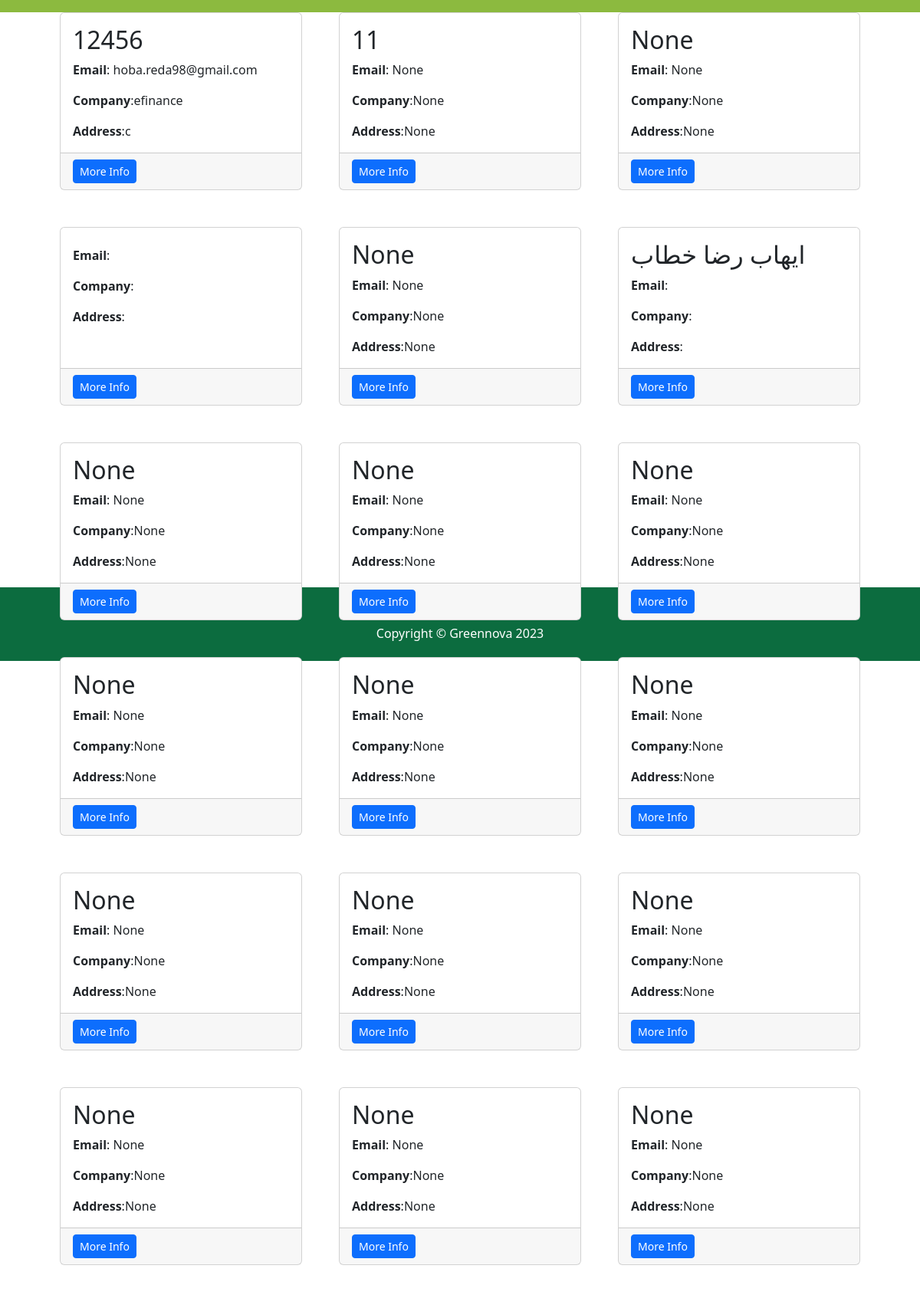
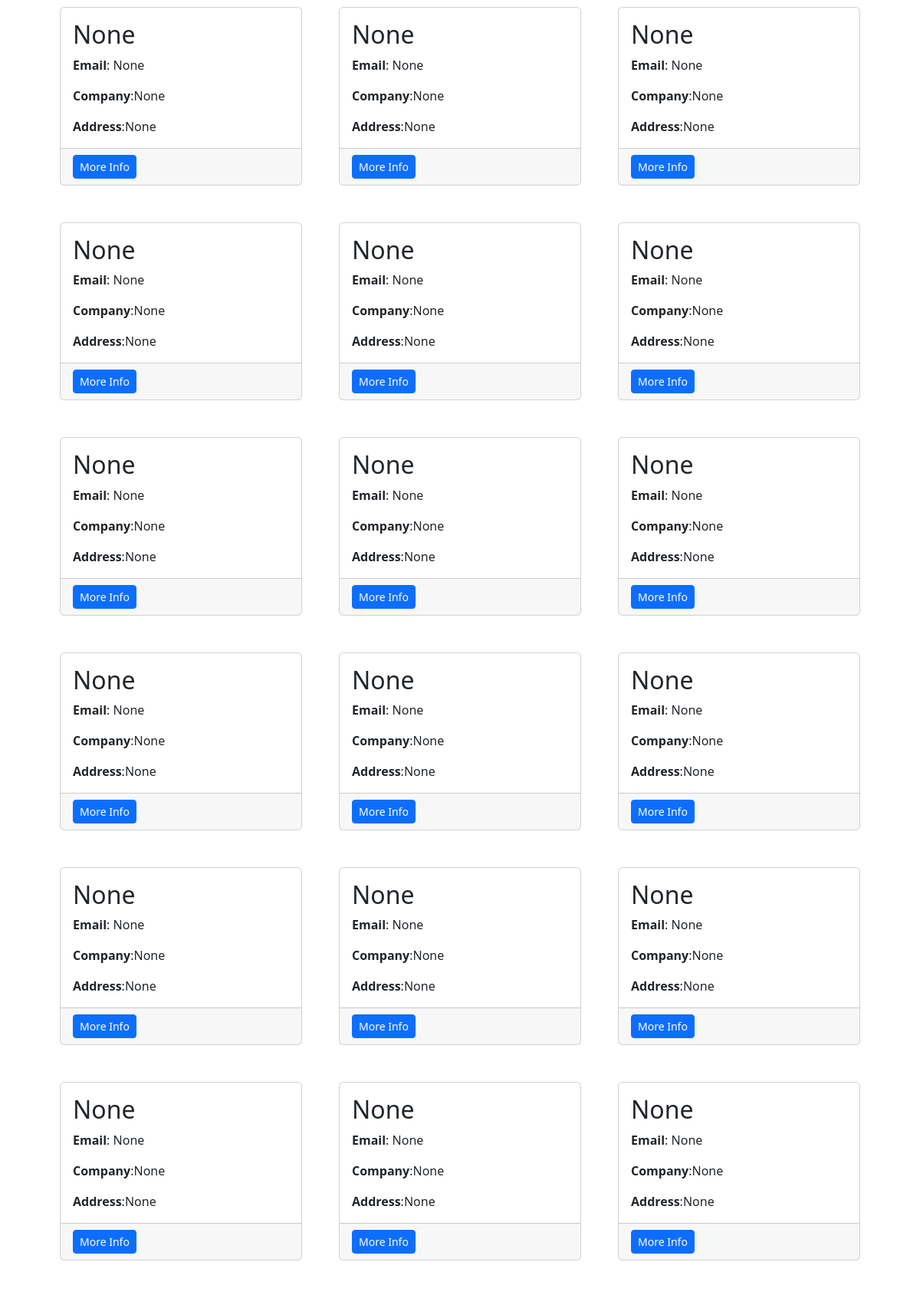
Page /en/contacts/ (upper part) on the committed database (2 pictures, top to bottom).
### ContactManager/models.py (models this page shows, shortened)
class Contact(models.Model):
    serial_number = models.CharField(max_length=50, unique=True)
    full_name = models.CharField(max_length=255,null=True,blank=True)
    company = models.CharField(max_length=255,null=True,blank=True)
    branch = models.CharField(max_length=255,null=True,blank=True)
    department = models.CharField(max_length=255,null=True,blank=True)
    title = models.CharField(max_length=255,null=True,blank=True)
    ext_number = models.CharField(max_length=255,null=True,blank=True)
    phone = models.CharField(max_length=14,null=True,blank=True)
    phone1 = models.CharField(max_length=14,null=True,blank=True)
    phone2 = models.CharField(max_length=14,null=True,blank=True)
    email = models.EmailField(null=True,blank=True)
    website_link = models.CharField(max_length=255,null=True,blank=True)
    whatsapp_link = models.CharField(max_length=255,null=True,blank=True)
    facebook_link = models.CharField(max_length=255,null=True,blank=True)
    twitter_link = models.CharField(max_length=255,null=True,blank=True)
    tiktok_link = models.CharField(max_length=255,null=True,blank=True)
    instagram_link = models.CharField(max_length=255,null=True,blank=True)
    zoom_link = models.CharField(max_length=255,null=True,blank=True)
    teams_link = models.CharField(max_length=255,null=True,blank=True)
    telegram_link = models.CharField(max_length=255,null=True,blank=True)
    gmail_link = models.CharField(max_length=255,null=True,blank=True)
    outlook_link = models.CharField(max_length=255,null=True,blank=True)
    linkedIn_link = models.CharField(max_length=255,null=True,blank=True)
    Messaanger_link = models.CharField(max_length=255,null=True,blank=True)
    address = models.CharField(max_length=255,null=True,blank=True)
    date_updated = models.DateTimeField(auto_now=True)
    qr_code = models.BinaryField(null=True, blank=True)

### ContactManager/views.py (the view)
# urls.py: path('contacts/', get_contacts, name='contacts'),
def get_contacts(request):
    contacts = Contact.objects.all()
    context = {
        'contacts':contacts
    }
    return render(request,'ContactManager/all_contacts.html',context)

### ContactManager/templates/ContactManager/all_contacts.html
{% extends 'base.html' %}
{% load i18n %}
{% block content %}
        <div class="container px-4 px-lg-5" {% if LANGUAGE_CODE == 'ar' %} dir="rtl"{% endif %}>
            <div class="row gx-4 gx-lg-5">
                {% for contact in contacts %}
                <div class="col-md-4 mb-5">
                    <div class="card h-100">
                        <div class="card-body">
                            <h2 class="card-title">{{contact.full_name}}</h2>
                            <p class="card-text"><strong>{% trans "Email" %}</strong>: {{contact.email}}</p>
                            <p class="card-text"><strong>{% trans "Company" %}</strong>:{{contact.company}}</p>
                            <p class="card-text"><strong>{% trans "Address" %}</strong>:{{contact.address}}</p>
                        </div>
                        <div class="card-footer"><a class="btn btn-primary btn-sm" href="{% url 'contact_detail' pk=contact.pk %}">{% trans "More Info" %}</a></div>
                    </div>
                </div>
                {% endfor %}
            </div>
        </div>
{% endblock content %}

### templates/base.html (shortened to what this page needs)
{% load static %}
{% load i18n %}
<!DOCTYPE html>
<html lang="{{ LANGUAGE_CODE }}">
    <head>
        <link rel="stylesheet" href="https://cdnjs.cloudflare.com/ajax/libs/font-awesome/6.1.1/css/all.min.css"/>
        <link href="{% static 'css/styles.css' %}" rel="stylesheet" />
    </head>
    <body class="d-flex flex-column min-vh-100">
        <nav class="navbar navbar-expand-lg navbar-dark bg-dark" style="background-color: #8cba3f !important;">
        </nav>
        <div class="wrapper flex-grow-1">
            <main>
              {% block content %}
              {% endblock content %}
            </main>
          </div>
        <footer class="py-5 bg-dark" style="background-color: #0c6c3f !important;">
            <div class="container px-4 px-lg-5">
              <p class="m-0 text-center text-white">Copyright &copy;
                <a href="https://www.greennova.net" style="color:white; text-decoration:none;">Greennova</a>
                2023</p>
            </div>
          </footer>
    </body>
</html>

### rows in the picture
Contact: full_name "12456", email "hoba.reda98@gmail.com", company "efinance", address "c"
Contact: full_name "11", email "None", company "None", address "None"
Contact: full_name "None", email "None", company "None", address "None"
Contact: full_name "None", email "None", company "None", address "None"
Contact: full_name "ايهاب رضا خطاب"
Contact: full_name "None", email "None", company "None", address "None"
Contact: full_name "None", email "None", company "None", address "None"
Contact: full_name "None", email "None", company "None", address "None"
Contact: full_name "None", email "None", company "None", address "None"
Contact: full_name "None", email "None", company "None", address "None"
Contact: full_name "None", email "None", company "None", address "None"
Contact: full_name "None", email "None", company "None", address "None"
Contact: full_name "None", email "None", company "None", address "None"
Contact: full_name "None", email "None", company "None", address "None"
Contact: full_name "None", email "None", company "None", address "None"
Contact: full_name "None", email "None", company "None", address "None"
Contact: full_name "None", email "None", company "None", address "None"
Contact: full_name "None", email "None", company "None", address "None"
Contact: full_name "None", email "None", company "None", address "None"
Contact: full_name "None", email "None", company "None", address "None"
Contact: full_name "None", email "None", company "None", address "None"
Contact: full_name "None", email "None", company "None", address "None"
Contact: full_name "None", email "None", company "None", address "None"
Contact: full_name "None", email "None", company "None", address "None"
Contact: full_name "None", email "None", company "None", address "None"
Contact: full_name "None", email "None", company "None", address "None"
Contact: full_name "None", email "None", company "None", address "None"
Contact: full_name "None", email "None", company "None", address "None"
Contact: full_name "None", email "None", company "None", address "None"
Contact: full_name "None", email "None", company "None", address "None"
Contact: full_name "None", email "None", company "None", address "None"
Contact: full_name "None", email "None", company "None", address "None"
Contact: full_name "None", email "None", company "None", address "None"
Contact: full_name "None", email "None", company "None", address "None"
Contact: full_name "None", email "None", company "None", address "None"
